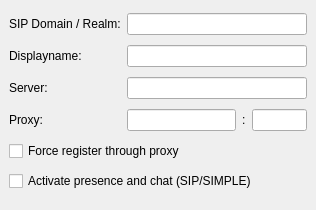
<ui version="4.0" >
 <class>SIPAccountSettings</class>
 <widget class="QWidget" name="SIPAccountSettings" >
  <property name="geometry" >
   <rect>
    <x>0</x>
    <y>0</y>
    <width>316</width>
    <height>210</height>
   </rect>
  </property>
  <property name="windowTitle" >
   <string>SIP Account Settings</string>
  </property>
  <layout class="QGridLayout" >
   <property name="margin" >
    <number>9</number>
   </property>
   <property name="spacing" >
    <number>6</number>
   </property>
   <item row="4" column="0" colspan="4" >
    <widget class="QCheckBox" name="forceProxy" >
     <property name="contextMenuPolicy" >
      <enum>Qt::DefaultContextMenu</enum>
     </property>
     <property name="layoutDirection" >
      <enum>Qt::LeftToRight</enum>
     </property>
     <property name="text" >
      <string>Force register through proxy</string>
     </property>
    </widget>
   </item>
   <item row="5" column="0" colspan="4" >
    <widget class="QCheckBox" name="activateSIMPLE" >
     <property name="layoutDirection" >
      <enum>Qt::LeftToRight</enum>
     </property>
     <property name="text" >
      <string>Activate presence and chat (SIP/SIMPLE)</string>
     </property>
    </widget>
   </item>
   <item row="3" column="2" >
    <widget class="QLabel" name="label_proxyport" >
     <property name="text" >
      <string>:</string>
     </property>
    </widget>
   </item>
   <item row="0" column="1" colspan="3" >
    <widget class="QLineEdit" name="realmLineEdit" />
   </item>
   <item row="1" column="1" colspan="3" >
    <widget class="QLineEdit" name="displaynameLineEdit" />
   </item>
   <item row="3" column="0" >
    <widget class="QLabel" name="label_proxy" >
     <property name="text" >
      <string>Proxy:</string>
     </property>
    </widget>
   </item>
   <item row="3" column="1" >
    <widget class="QLineEdit" name="proxyServerLineEdit" >
     <property name="sizePolicy" >
      <sizepolicy>
       <hsizetype>7</hsizetype>
       <vsizetype>0</vsizetype>
       <horstretch>2</horstretch>
       <verstretch>0</verstretch>
      </sizepolicy>
     </property>
    </widget>
   </item>
   <item row="0" column="0" >
    <widget class="QLabel" name="label_5" >
     <property name="text" >
      <string>SIP Domain / Realm:</string>
     </property>
    </widget>
   </item>
   <item row="3" column="3" >
    <widget class="QLineEdit" name="proxyPortLineEdit" >
     <property name="sizePolicy" >
      <sizepolicy>
       <hsizetype>7</hsizetype>
       <vsizetype>0</vsizetype>
       <horstretch>1</horstretch>
       <verstretch>0</verstretch>
      </sizepolicy>
     </property>
     <property name="maxLength" >
      <number>5</number>
     </property>
    </widget>
   </item>
   <item row="2" column="1" colspan="3" >
    <widget class="QLineEdit" name="registerServerLineEdit" />
   </item>
   <item row="2" column="0" >
    <widget class="QLabel" name="label_server" >
     <property name="text" >
      <string>Server:</string>
     </property>
    </widget>
   </item>
   <item row="1" column="0" >
    <widget class="QLabel" name="label_6" >
     <property name="text" >
      <string>Displayname:</string>
     </property>
    </widget>
   </item>
  </layout>
 </widget>
 <tabstops>
  <tabstop>realmLineEdit</tabstop>
  <tabstop>displaynameLineEdit</tabstop>
  <tabstop>registerServerLineEdit</tabstop>
  <tabstop>proxyServerLineEdit</tabstop>
  <tabstop>proxyPortLineEdit</tabstop>
  <tabstop>forceProxy</tabstop>
  <tabstop>activateSIMPLE</tabstop>
 </tabstops>
 <resources/>
 <connections/>
</ui>
